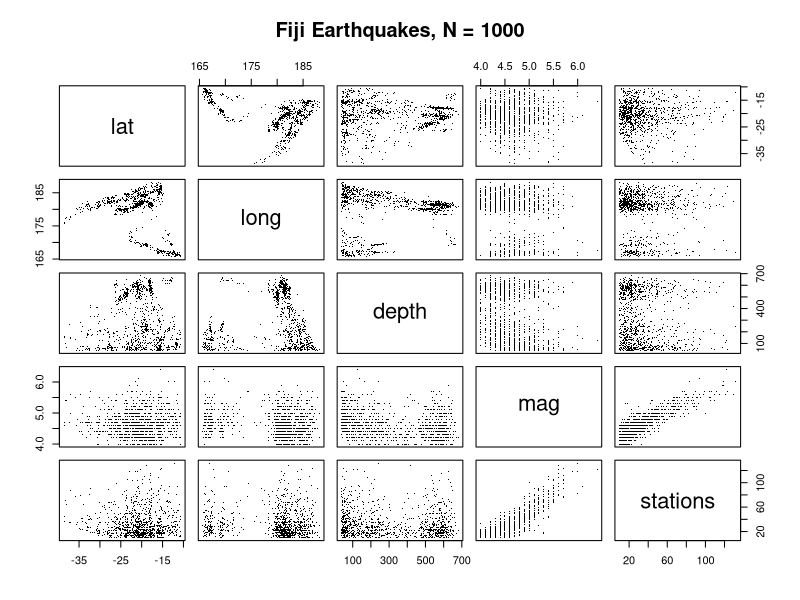
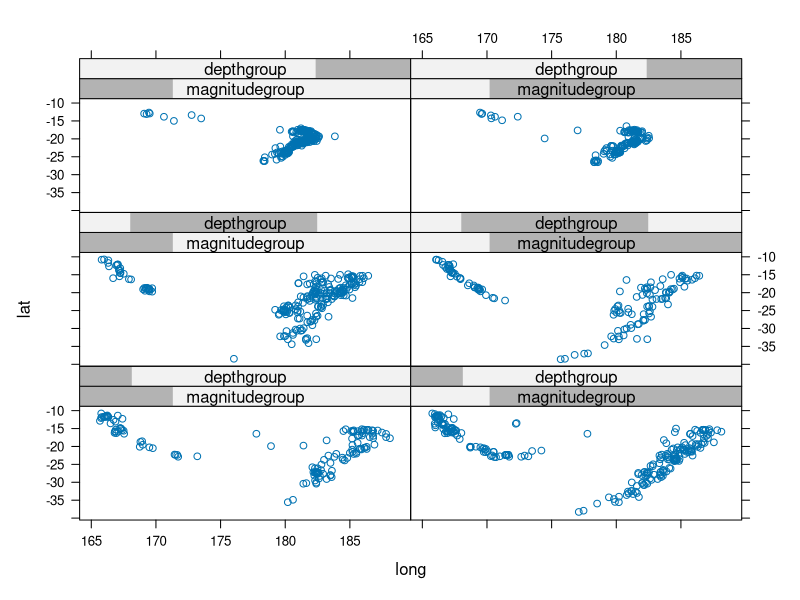
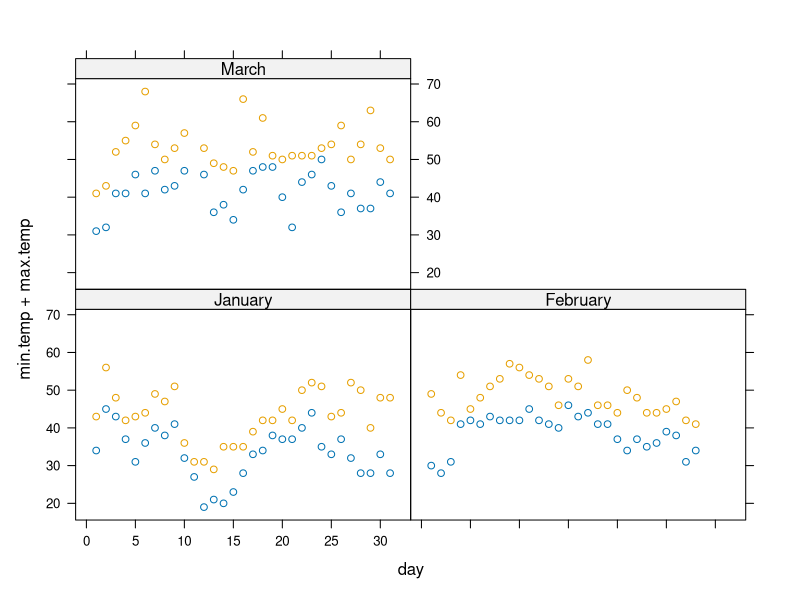

These figures' R source, in order:


?quakes
require(graphics)
pairs(quakes, main = "Fiji Earthquakes, N = 1000", cex.main = 1.2, pch = ".")
quakes

library(lattice)
equal.count(quakes$depth, number=3, overlap=0)

depthgroup <- equal.count(quakes$depth,
                          number = 3,
                          overlap=0)
magnitudegroup <- equal.count(quakes$mag,
                              number=2,
                              overlap=0)
xyplot(lat ~ long | magnitudegroup*depthgroup, data=quakes)

library("latticeExtra")
install.packages("latticeExtra")
xyplot(min.temp + max.temp ~ day | month,
       data=SeatacWeather)
